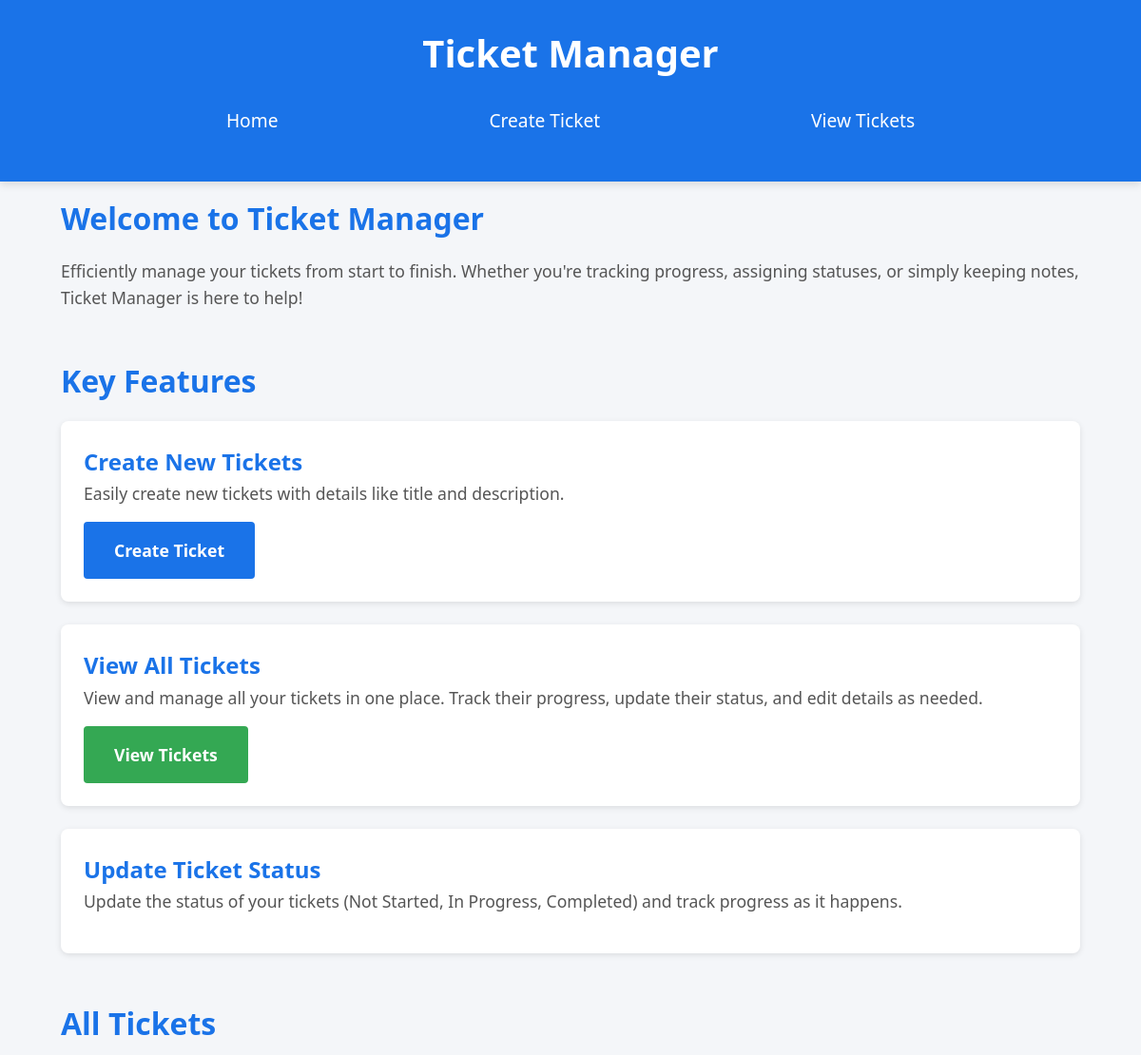
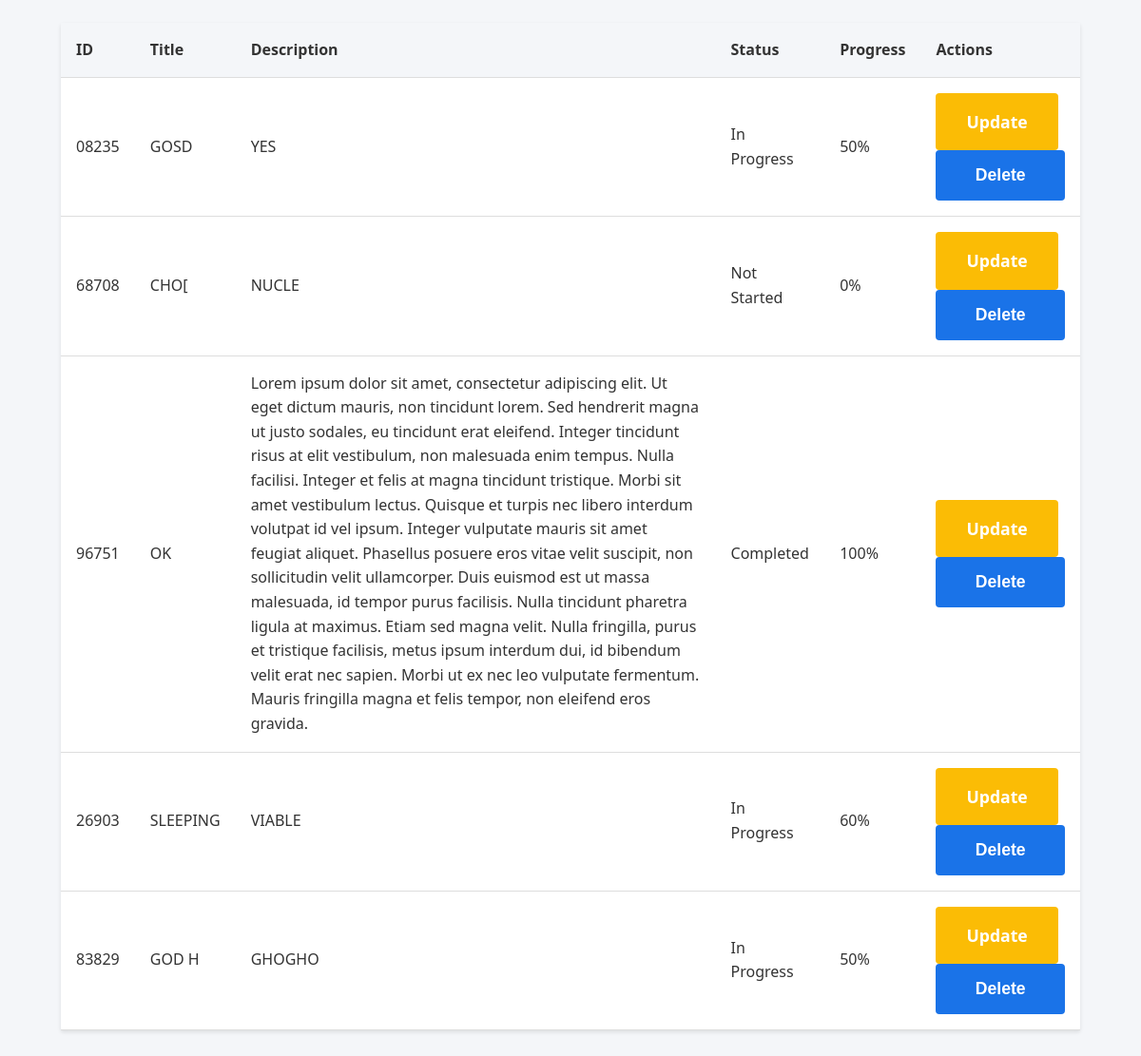
The page / on the database its author committed (2 pictures, top to bottom).
### tables this page shows
CREATE TABLE tickets (
                id TEXT PRIMARY KEY,
                title TEXT NOT NULL,
                description TEXT NOT NULL,
                status TEXT NOT NULL DEFAULT 'Not Started',
                progress INTEGER NOT NULL DEFAULT 0
            );

### main.py (the view)
@app.route("/")
def home():
    with sqlite3.connect("instance/tickets.db") as conn:
        cursor = conn.cursor()
        cursor.execute("SELECT * FROM tickets LIMIT 5")
        tickets = cursor.fetchall()
    return render_template("index.html", tickets=tickets)

### templates/index.html
{% extends "layout.html" %}
{% block content %}
    <div class="index-container">
        <section class="intro">
            <h2>Welcome to Ticket Manager</h2>
            <p>Efficiently manage your tickets from start to finish. Whether you're tracking progress, assigning statuses, or simply keeping notes, Ticket Manager is here to help!</p>
        </section>
        <section class="features">
            <h3>Key Features</h3>
            <ul>
                <li>
                    <h4>Create New Tickets</h4>
                    <p>Easily create new tickets with details like title and description.</p>
                    <a href="/create-ticket" class="btn btn-primary">Create Ticket</a>
                </li>
                <li>
                    <h4>View All Tickets</h4>
                    <p>View and manage all your tickets in one place. Track their progress, update their status, and edit details as needed.</p>
                    <a href="/view-tickets" class="btn btn-secondary">View Tickets</a>
                </li>
                <li>
                    <h4>Update Ticket Status</h4>
                    <p>Update the status of your tickets (Not Started, In Progress, Completed) and track progress as it happens.</p>
                </li>
            </ul>
        </section>
        <section class="ticket-list">
            <h3>All Tickets</h3>
            <table>
                <thead>
                    <tr>
                        <th>ID</th>
                        <th>Title</th>
                        <th>Description</th>
                        <th>Status</th>
                        <th>Progress</th>
                        <th>Actions</th>
                    </tr>
                </thead>
                <tbody>
                    {% for ticket in tickets %}
                    <tr>
                        <td>{{ ticket[0] }}</td>
                        <td>{{ ticket[1] }}</td>
                        <td>{{ ticket[2] }}</td>
                        <td>{{ ticket[3] }}</td>
                        <td>{{ ticket[4] }}%</td>
                        <td>
                            <a href="/update-ticket/{{ ticket[0] }}" class="btn btn-tertiary">Update</a>
                            <form action="/delete-ticket/{{ ticket[0] }}" method="POST" style="display:inline;">
                                <button type="submit" class="btn btn-danger">Delete</button>
                            </form>
                        </td>
                    </tr>
                    {% endfor %}
                </tbody>
            </table>
        </section>
    </div>
{% endblock %}

### static/styles.css (style rules this page uses)
* { margin: 0; padding: 0; box-sizing: border-box; }
body { font-family: 'Segoe UI', Tahoma, Geneva, Verdana, sans-serif; background-color: #f4f6f9; color: #333; line-height: 1.6; padding-top: 60px; }
h2 { font-size: 2rem; margin-bottom: 1rem; }
table { width: 100%; border-collapse: collapse; margin-top: 2rem; background-color: white; box-shadow: 0 2px 4px rgba(0, 0, 0, 0.1); }
th, td { padding: 1rem; text-align: left; border-bottom: 1px solid #ddd; }
th { background-color: #f4f6f9; font-weight: bold; }
form button { width: 100%; padding: 1rem; background-color: #1a73e8; color: white; border: none; border-radius: 4px; font-size: 1.2rem; cursor: pointer; transition: all 0.3s ease; }
.index-container { padding: 2rem; }
h2, h3 { margin-bottom: 1rem; font-size: 2rem; color: #1a73e8; }
p { font-size: 1.1rem; line-height: 1.6; color: #555; margin-bottom: 1rem; }
section { margin-bottom: 3rem; }
.features ul { list-style: none; padding: 0; }
.features li { background-color: #fff; border-radius: 8px; box-shadow: 0 2px 6px rgba(0, 0, 0, 0.1); padding: 1.5rem; margin-bottom: 1.5rem; transition: transform 0.3s ease, box-shadow 0.3s ease; }
.features h4 { font-size: 1.5rem; color: #1a73e8; }
.btn { display: inline-block; padding: 1rem 2rem; text-decoration: none; border-radius: 4px; font-size: 1.1rem; font-weight: bold; transition: background-color 0.3s ease, transform 0.3s ease; }
.btn-primary { background-color: #1a73e8; color: white; }
.btn-secondary { background-color: #34a853; color: white; }
.btn-tertiary { background-color: #fbbc05; color: white; }

### rows shown on the page
tickets: id "08235", title "GOSD", description "YES", status "In Progress", progress "50"
tickets: id "68708", title "CHO[", description "NUCLE", status "Not Started", progress "0"
tickets: id "96751", title "OK", description "Lorem ipsum dolor sit amet, consectetur adipiscing elit. Ut eget dictum mauris, non tincidunt lorem. Sed hendrerit magna ut justo sodales, eu tincidunt erat eleifend. Integer tincidunt risus at elit vestibulum, non malesuada enim tempus. Nulla facilisi. Integer et felis at magna tincidunt tristique. Morbi sit amet vestibulum lectus. Quisque et turpis nec libero interdum volutpat id vel ipsum. Integer vulputate mauris sit amet feugiat aliquet. Phasellus posuere eros vitae velit suscipit, non sollicitudin velit ullamcorper. Duis euismod est ut massa malesuada, id tempor purus facilisis. Nulla tincidunt pharetra ligula at maximus. Etiam sed magna velit. Nulla fringilla, purus et tristique…", status "Completed", progress "100"
tickets: id "26903", title "SLEEPING", description "VIABLE", status "In Progress", progress "60"
tickets: id "83829", title "GOD H", description "GHOGHO", status "In Progress", progress "50"
